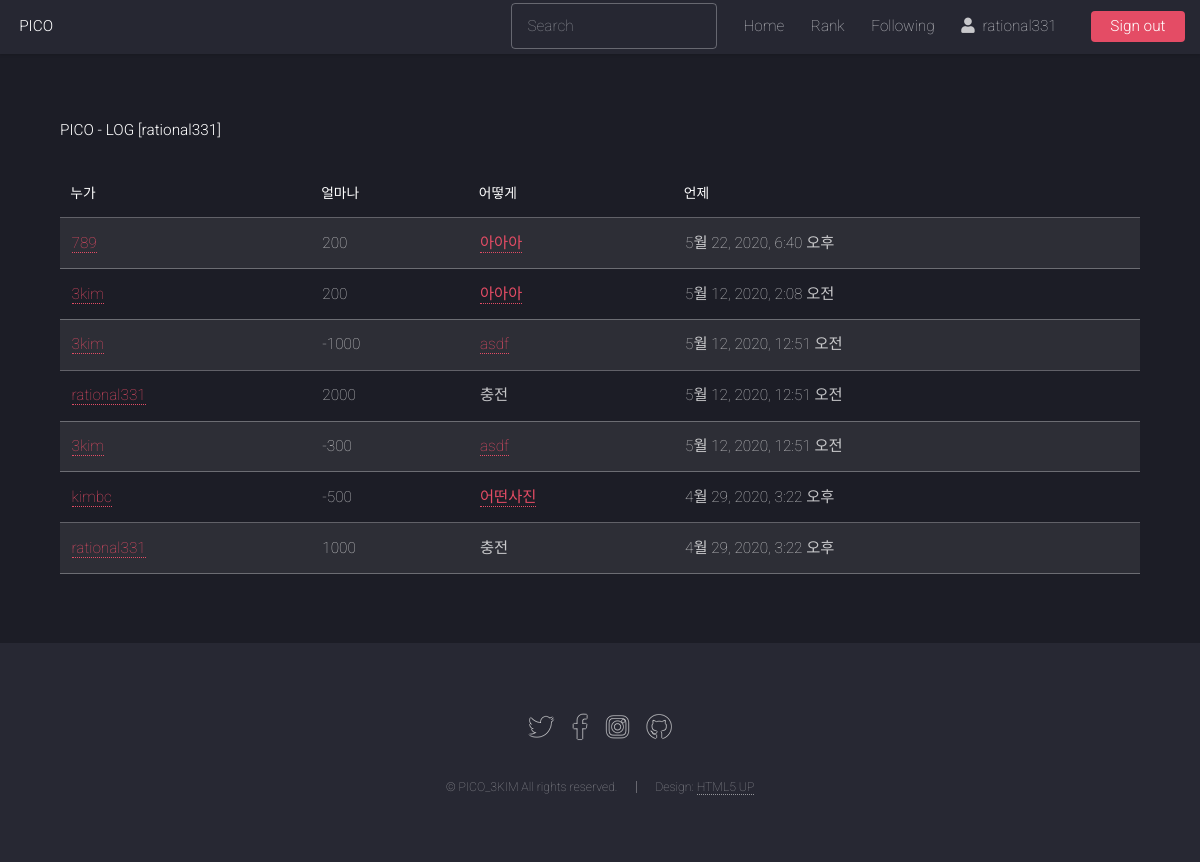
The page /log/user/rational331 (signed in) on the database as committed earlier.
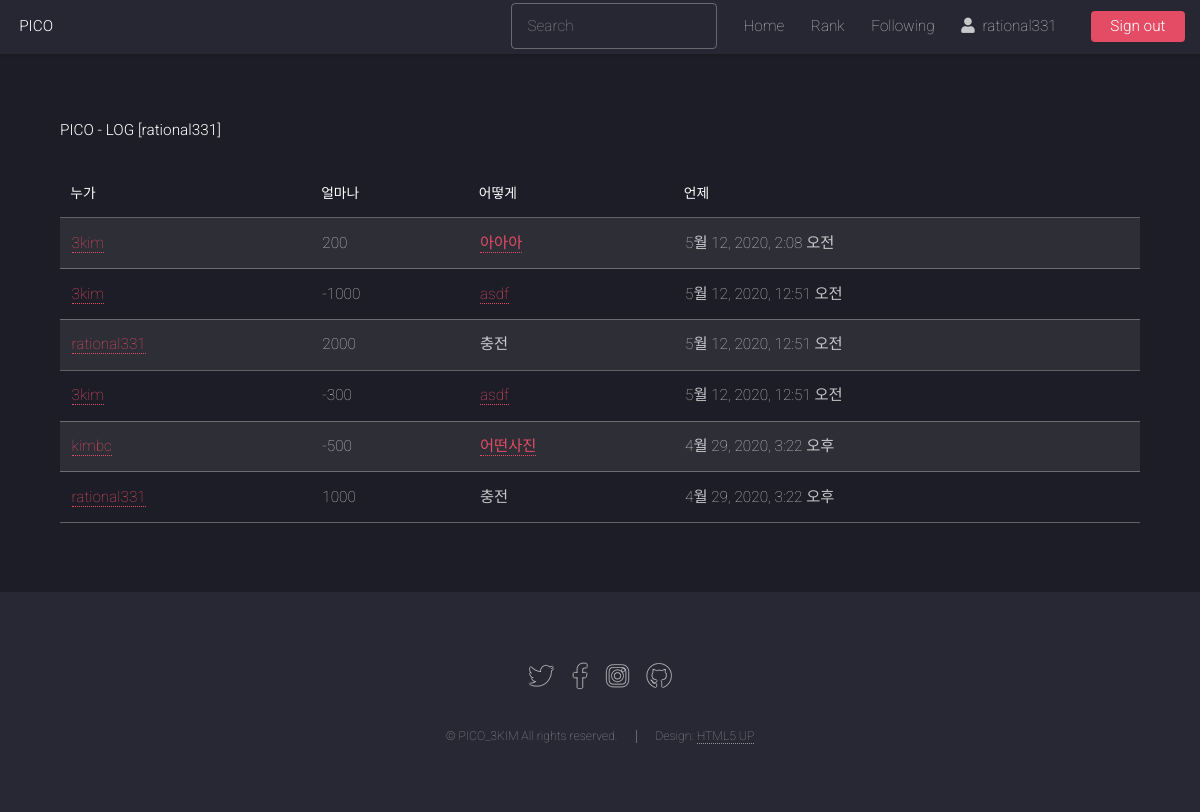
The same page on the database as committed later.
### core/models.py (models this page shows, shortened)
class ProfilePicoInfoLog(models.Model):
    profile = models.ForeignKey(Profile, on_delete=models.CASCADE, verbose_name='PROFILE')
    donator = models.ForeignKey(User, on_delete=models.DO_NOTHING, verbose_name='DONATOR', null=True)
    PICOIN = models.IntegerField(default=0, verbose_name='PICOIN')
    where = models.ForeignKey(Photo, on_delete=models.PROTECT, verbose_name='WHERE', null=True)
    donate_dt = models.DateTimeField('Donation Datetime', auto_now_add=True, null=True)
    class Meta:
        ordering = ('-donate_dt', )

### photo/models.py (models this page shows, shortened)
class Photo(models.Model):
    title = models.CharField('TITLE', max_length=30)
    description = models.TextField('Photo Description', blank=True)
    tags = TaggableManager(blank=True)
    PICOIN = models.PositiveIntegerField(default=0, verbose_name='PICOIN')
    image = models.ImageField('IMAGE', upload_to='SorlPhoto/%Y')
    upload_dt = models.DateTimeField('Upload Date', auto_now_add=True)
    owner = models.ForeignKey(User, on_delete=models.CASCADE, verbose_name='OWNER', blank=True, null=True)
    def __str__(self):
        return self.title

### core/views.py (the view)
# urls.py: path('log/user/<str:username>', MyPicoLog.as_view(), name='mypicolog'),
class MyPicoLog(LoginRequiredMixin, TemplateView):
    template_name = 'mypicolog.html'
    def get(self, request, username):
        user = None
        try:
            user = User.objects.get(username=username)
        except:
            raise Http404()
        if(request.user.username != username):
            return self.handle_no_permission()
        profile = user.profile
        logging = ProfilePicoInfoLog.objects.filter(profile=profile,)
        return render(request, 'mypicolog.html', {'object_list': logging})

### templates/mypicolog.html (shortened to what this page needs)
{% extends "base.html" %}
{% load widget_tweaks %}
{% block content %}
<h1>PICO - LOG [{{ request.user.username }}]</h1>
<br>
<table class="table table-bordered table-condensed table-striped">
    <thead>
        <tr class="table-primary">
            <th>누가</th>
            <th>얼마나</th>
            <th>어떻게</th>
            <th>언제</th>
        </tr>
    </thead>
    <tbody>
        {% for item in object_list %}
        <tr class="table-secondary">
            <td><a href="{% url 'profile' item.donator.username %}">{{ item.donator }}</a></td>
            <td>{{ item.PICOIN }}</td>
            {% if item.where %}
            <td><a href="{% url 'photo:photo_detail' item.where.id %}">{{ item.where }}</a></td>
            {% else %}
            <td>충전</td>
            {% endif %}
            <td>{{ item.donate_dt }}</td>
        </tr>
        {% endfor %}
    </tbody>
</table>
{% endblock %}

### templates/base.html (shortened to what this page needs)
{% load static %}
<!DOCTYPE HTML>
<html>
  <head>
    <link rel="stylesheet" href="{% static 'assets/css/main.css' %}" />
  </head>
	<body class="is-preload">
		<div id="page-wrapper">
      <header id="header">
        <h1 id="logo"><a href="{% url 'home' %}">PICO</a></h1>
        <nav id="nav">
          <ul>
            <li>
              <form action="{% url 'search' %}" method="GET">
                <input type="search" placeholder="Search" aria-label="Search" name="search_word" value="{{ search_word }}" required>
              </form>
            </li>
            <li><a href="{% url 'home' %}">Home</a></li>
            <li><a href="{% url 'photo:index' %}">Rank</a></li>
            <li><a href="{% url 'photo:follow' %}">Following</a></li>
            {% if user.is_active %}
              <li><a href="{% url 'profile' user.get_username %}"><i class="fas fa-user"></i>&ensp;{% firstof user.get_short_name user.get_username %}&ensp;</a></li>
              <li><a href="{% url 'logout' %}" class="button primary">Sign out</a></li>
            {% else %}
              <li><a href="{% url 'login' %}" class="button primary">Sign In</a></li>
            {% endif %}
          </ul>
        </nav>
      </header>
      <div id="main" class="wrapper style1">
        <div class="container">
          {% block content %}{% endblock %}
        </div>
      </div>
      <footer id="footer">
        <ul class="icons">
          <li><a href="#" class="icon brands alt fa-twitter"><span class="label">Twitter</span></a></li>
          <li><a href="#" class="icon brands alt fa-facebook-f"><span class="label">Facebook</span></a></li>
          <li><a href="#" class="icon brands alt fa-instagram"><span class="label">Instagram</span></a></li>
          <li><a href="#" class="icon brands alt fa-github"><span class="label">GitHub</span></a></li>
        </ul>
        <ul class="copyright">
          <li>&copy; PICO_3KIM All rights reserved.</li><li>Design: <a href="http://html5up.net">HTML5 UP</a></li>
        </ul>
      </footer>
    </div>
	</body>
</html>

Rows that differ between the two databases and show on the page:
removed ProfilePicoInfoLog: donator "789", PICOIN "200", where "아아아", donate_dt "5월 22, 2020, 6:40 오후"
